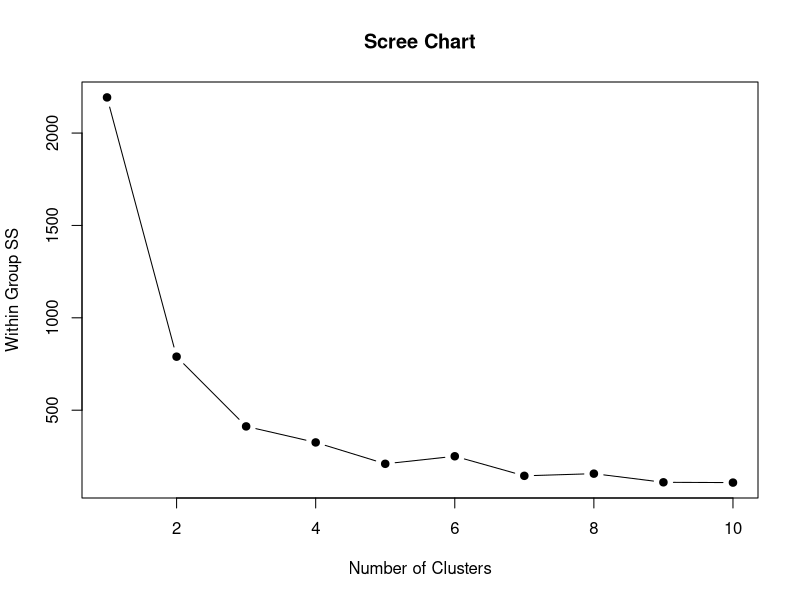
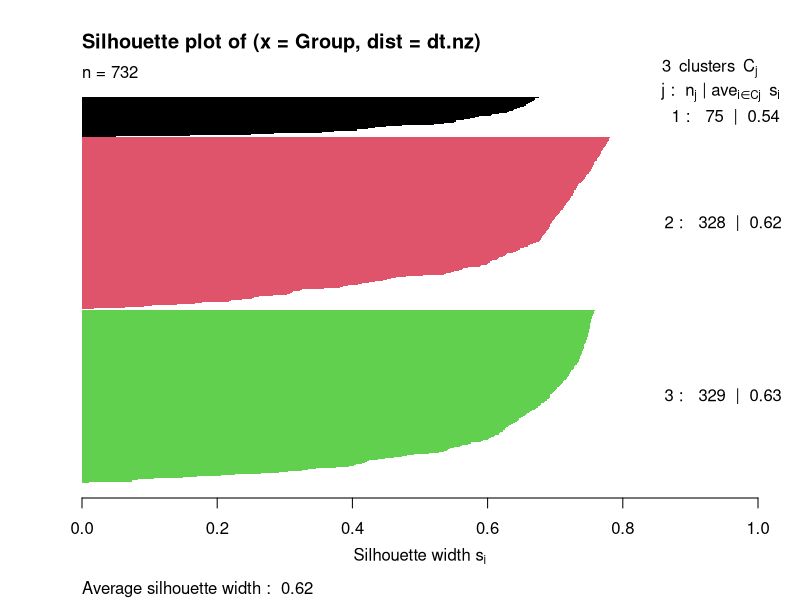
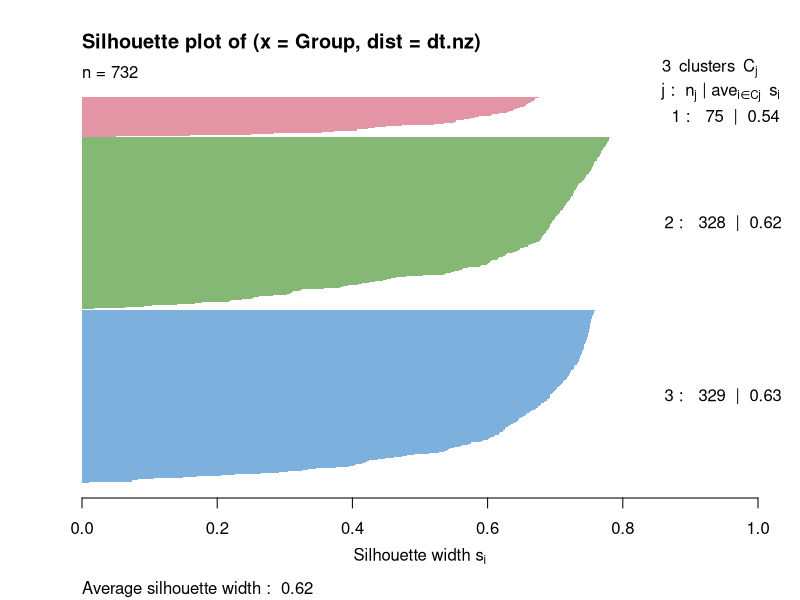
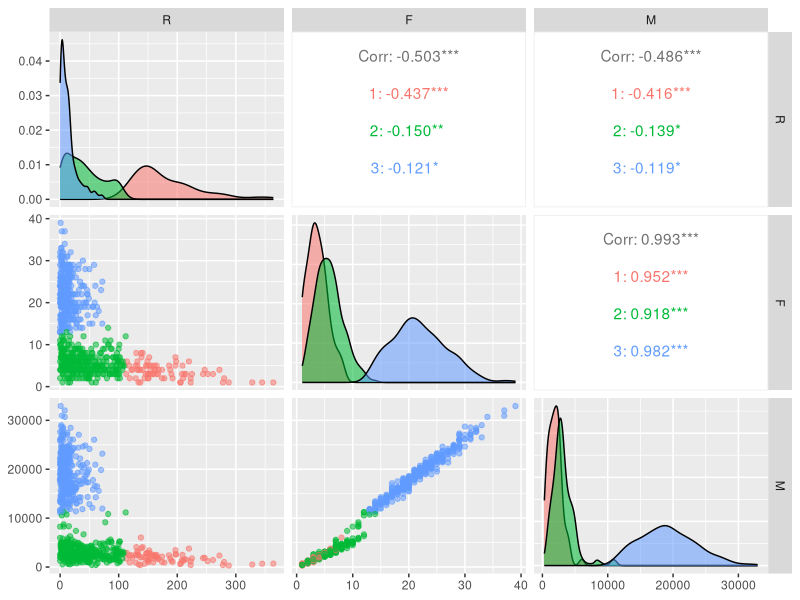

Reproduce these figures in R, in order.
# A sample of RFM Analysis by Kmeans with R 
# Step 0 - Data and Environment Preparation

## Check the current directory
getwd()

## Set the working directory to the current one
setwd("D:/Ben/Ben/OneDrive/BI/Projects/R Insert")

## Preinstall packages

install.packages("dplyr") ## for Data manipulate in Step 1
## "dplyr" is a member of  "tidyverse" package set

install.packages("ggplot2") ## for visualization in Step 3 and 4
## all needed packages "colorspace","cluster","GGALLY" are included

## Read then check the raw data
Sales.rpt <- read.csv("SalesReport.csv",header=TRUE,fileEncoding = "UTF-8-BOM")
head(Sales.rpt,5)

## Change the column names
names(Sales.rpt)[1] <- "Date"
names(Sales.rpt)[3] <- "Amount"

## Check the result
head(Sales.rpt,5)

## Check the Data tpye
sapply(Sales.rpt, typeof) ## the type of data in storage
sapply(Sales.rpt, class) ## the category of data in the Dataframe

## Modify the data class of the column "Date"
Sales.rpt$Date <- as.Date(Sales.rpt$Date,format = "%Y/%m/%d")

## Recheck the data type
sapply(Sales.rpt, class)

# Step 1 - Create the Query "RFM"

## Active package "dplyr"
library(dplyr)

## Group raw data by ID
RFM <- Sales.rpt %>%
  group_by(ID) %>%
  summarize(
    Date.latest=max(Date),
    F=length(Amount),
    M=sum(Amount)
  ) %>%
  mutate(R=as.integer(max(Date.latest)-Date.latest))

## Rearrange the content
RFM <- RFM[,c(1,5,3,4)]

# Step 2 - Create the Visual 1 "Elbow Chart"

## Normalization before clustering
rfm <- RFM[,c(2,3,4)]
nz<-scale(rfm,center=TRUE,scale=TRUE)

## Create Elbow Chart
set.seed(42)
wss <- vector()
for (i in 1:10){
  wss[i] <- kmeans(nz,centers=i)$tot.withinss
} 

plot(1:10,wss,type="b",
     xlab="Number of Clusters",ylab="Within Group SS",
     main="Scree Chart",pch=19)  

# Step 3 - Evaluation by Silhouette in Visual 2

ck=3
km <- kmeans(nz,ck)
Group <- km$cluster

## Silhouette Examination

library(cluster) # plot silhouette chart
dt.nz <- dist(nz, method = "euclidean") ## Calculate Euclidean Distance

plot(silhouette(Group,dt.nz),border=NA,col=1:ck)
## to make Better color with palette
## by replacint  the above line with the following 3 lines

library(colorspace) # get nice colors
Nice.color <- rainbow_hcl(ck)[1:ck]
plot(silhouette(Group,dt.nz),border=NA,col=Nice.color)

# Step 4 - Make busines decission by Visual 3

## Create the result file
RFM.res <- cbind(RFM,Group)

library(ggplot2)
library(GGally)

ggpairs(RFM.res[,2:4], aes(colour = as.character(RFM.res$Group),alpha = 0.4))
# End of the Snippet
